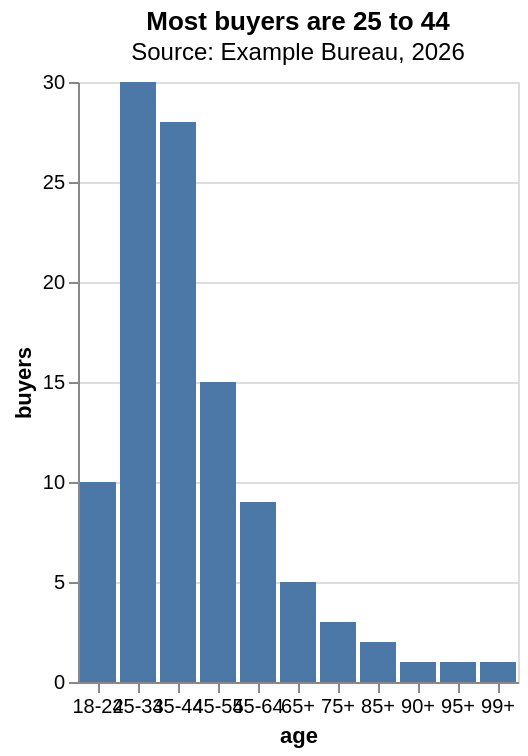

Source (Vega-Lite JSON):
### Vega-Lite specification from a JSON file in a GitHub repository (floating-point values rounded to 4 significant figures)
{"$schema": "https://vega.github.io/schema/vega-lite/v6.json", "title": {"text": "Most buyers are 25 to 44", "subtitle": "Source: Example Bureau, 2026"}, "data": {"values": [{"age": "18-24", "buyers": 10, "year": 2025}, {"age": "25-34", "buyers": 30, "year": 2025}, {"age": "35-44", "buyers": 28, "year": 2025}, {"age": "45-54", "buyers": 15, "year": 2025}, {"age": "55-64", "buyers": 9, "year": 2025}, {"age": "65+", "buyers": 5, "year": 2025}, {"age": "75+", "buyers": 3, "year": 2025}, {"age": "85+", "buyers": 2, "year": 2025}, {"age": "90+", "buyers": 1, "year": 2025}, {"age": "95+", "buyers": 1, "year": 2025}, {"age": "99+", "buyers": 1, "year": 2025}]}, "mark": "bar", "encoding": {"x": {"field": "age", "type": "nominal", "axis": {"labelAngle": 0}}, "y": {"field": "buyers", "type": "quantitative"}}}
